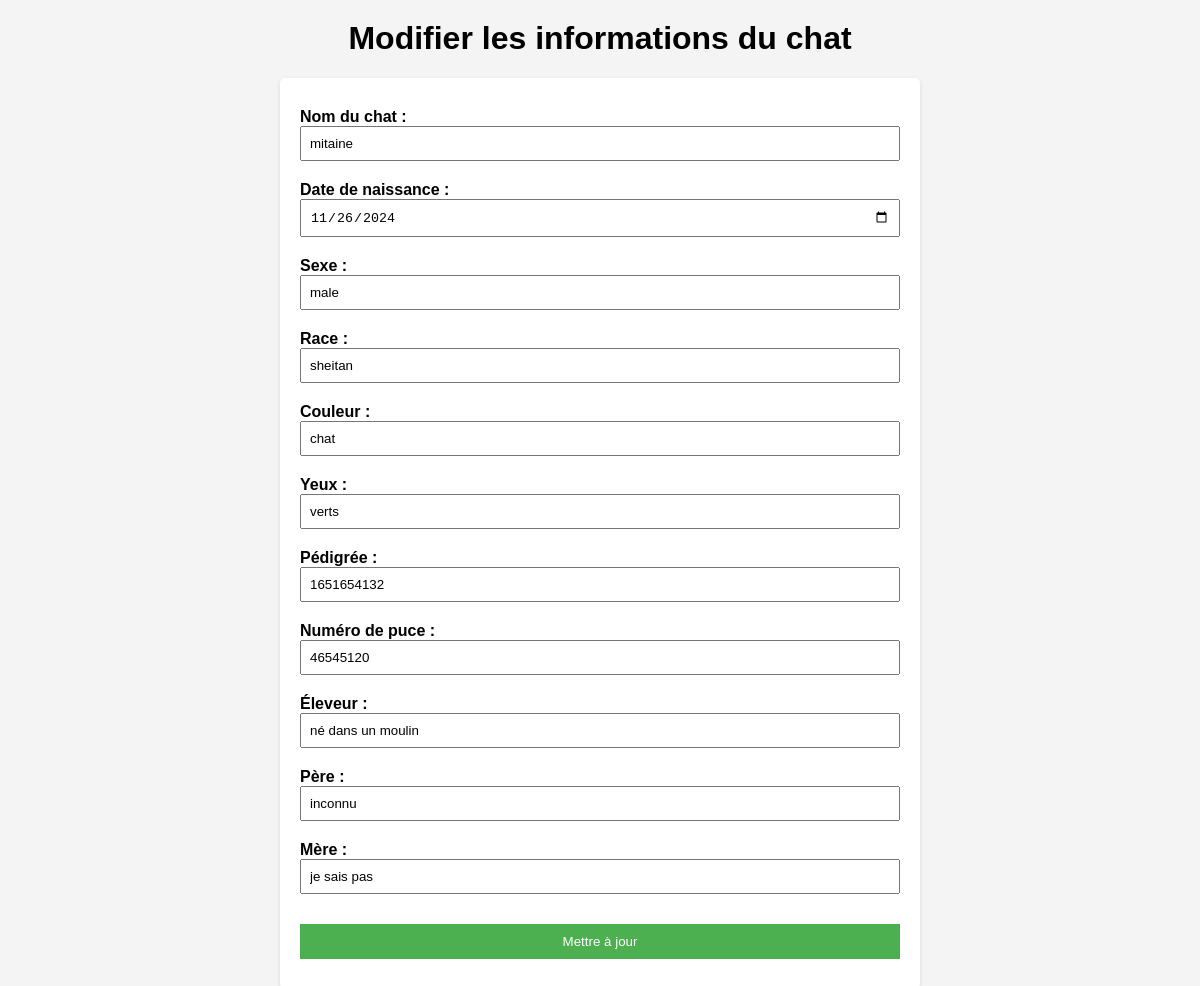
Screenshot of /src/pages/edit_cat.php?cat_id=9 (signed in) with the database file from the repository.
### tables this page shows
CREATE TABLE `Cat` (
  `cat_id` int NOT NULL,
  `name` varchar(255) NOT NULL,
  `birthdate` date NOT NULL,
  `sex` varchar(255) NOT NULL,
  `breed` varchar(255) NOT NULL,
  `color` varchar(255) NOT NULL,
  `eyes` varchar(255) NOT NULL,
  `pedigree` varchar(255) NOT NULL,
  `chip` int NOT NULL,
  `breeder` varchar(255) NOT NULL,
  `father` varchar(255) NOT NULL,
  `mother` varchar(255) NOT NULL,
  `user_id` int NOT NULL
);

### src/pages/edit_cat.php (the view, shortened to what this page needs)
<?php
require_once 'open_bdd.php';
try {
    $db = new PDO("mysql:host=$server_name;dbname=$db_name;charset=utf8mb4", $user_name, $db_password);
    $db->setAttribute(PDO::ATTR_ERRMODE, PDO::ERRMODE_EXCEPTION);
} catch (PDOException $e) {
    die("Échec de la connexion à la base de données : " . $e->getMessage());
}
if (isset($_GET['cat_id'])) {
    $cat_id = $_GET['cat_id'];
    $query = "SELECT * FROM Cat WHERE cat_id = :cat_id";
    $stmt = $db->prepare($query);
    $stmt->bindValue(':cat_id', $cat_id, PDO::PARAM_INT);
    $stmt->execute();
    $chat = $stmt->fetch(PDO::FETCH_ASSOC);
} else {
    echo "Aucun chat sélectionné.";
    exit;
}
?>
<!DOCTYPE html>
<html lang="fr">
<head>
</head>
<body>
<h1>Modifier les informations du chat</h1>
<div class="form-container">
    <form action="edit_cat.php?cat_id=<?php echo $cat_id; ?>" method="POST">
        <label for="name">Nom du chat :</label>
        <input type="text" id="name" name="name" value="<?php echo htmlspecialchars($chat['name']); ?>" required><br>
        <label for="birthdate">Date de naissance :</label>
        <input type="date" id="birthdate" name="birthdate" value="<?php echo htmlspecialchars($chat['birthdate']); ?>" required><br>
        <label for="sex">Sexe :</label>
        <input type="text" id="sex" name="sex" value="<?php echo htmlspecialchars($chat['sex']); ?>" required><br>
        <label for="breed">Race :</label>
        <input type="text" id="breed" name="breed" value="<?php echo htmlspecialchars($chat['breed']); ?>" required><br>
        <label for="color">Couleur :</label>
        <input type="text" id="color" name="color" value="<?php echo htmlspecialchars($chat['color']); ?>" required><br>
        <label for="eyes">Yeux :</label>
        <input type="text" id="eyes" name="eyes" value="<?php echo htmlspecialchars($chat['eyes']); ?>" required><br>
        <label for="pedigree">Pédigrée :</label>
        <input type="text" id="pedigree" name="pedigree" value="<?php echo htmlspecialchars($chat['pedigree']); ?>" required><br>
        <label for="chip">Numéro de puce :</label>
        <input type="number" id="chip" name="chip" value="<?php echo htmlspecialchars($chat['chip']); ?>" required><br>
        <label for="breeder">Éleveur :</label>
        <input type="text" id="breeder" name="breeder" value="<?php echo htmlspecialchars($chat['breeder']); ?>" required><br>
        <label for="father">Père :</label>
        <input type="text" id="father" name="father" value="<?php echo htmlspecialchars($chat['father']); ?>"><br>
        <label for="mother">Mère :</label>
        <input type="text" id="mother" name="mother" value="<?php echo htmlspecialchars($chat['mother']); ?>"><br>
        <input type="submit" value="Mettre à jour">
    </form>
</div>
</body>
</html>

### src/pages/edit_cat.php (style rules this page uses)
body { font-family: Arial, sans-serif; background-color: #f4f4f4; margin: 0; padding: 0; }
h1 { text-align: center; margin-top: 20px; }
.form-container { width: 90%; max-width: 600px; margin: 20px auto; padding: 20px; background-color: #fff; border-radius: 5px; box-shadow: 0 2px 5px rgba(0, 0, 0, 0.1); }
label { font-weight: bold; display: block; margin-top: 10px; }
input, select { margin-bottom: 10px; padding: 8px; width: 100%; box-sizing: border-box; }
input[type="submit"] { background-color: #4CAF50; color: white; border: none; padding: 10px; cursor: pointer; }
.form-container input[type="submit"] { margin-top: 20px; }

### rows the page displays
cat: name "mitaine", birthdate "11/26/2024", sex "male", breed "sheitan", color "chat", eyes "verts", pedigree "1651654132", chip "46545120", breeder "né dans un moulin", father "inconnu", mother "je sais pas"
